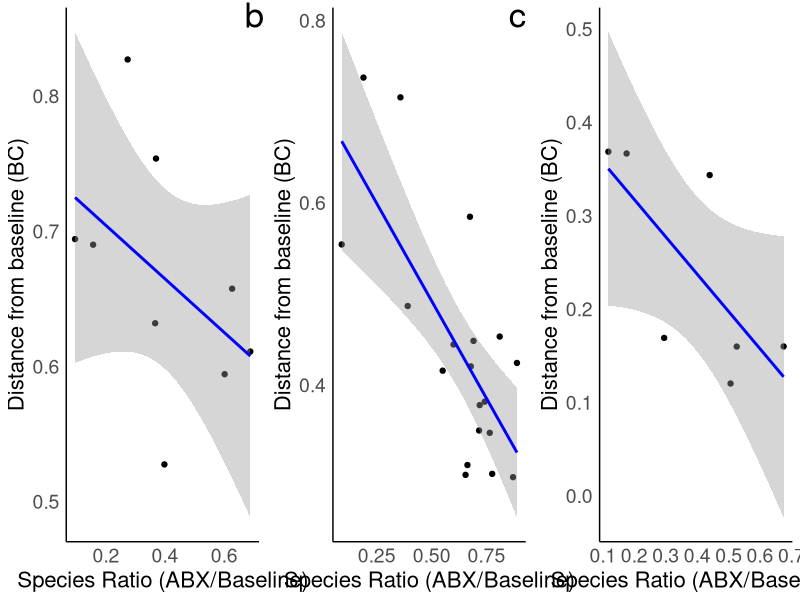
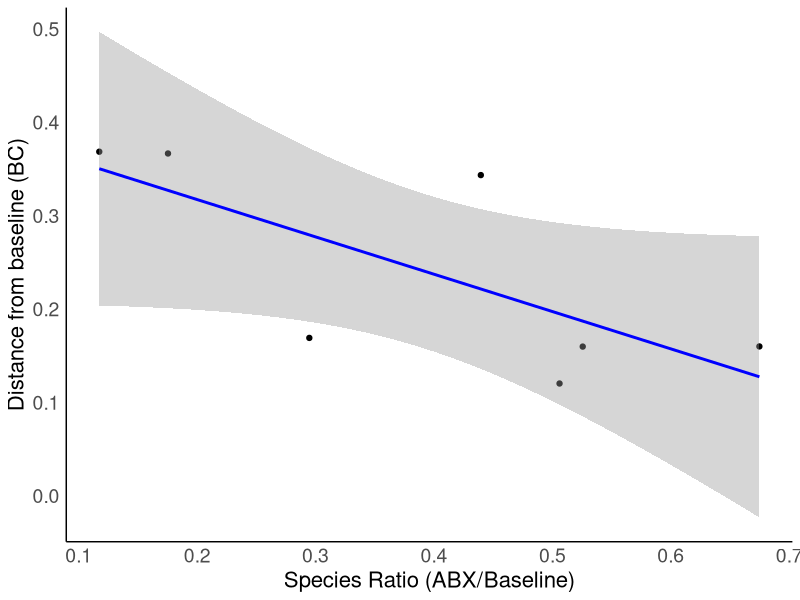
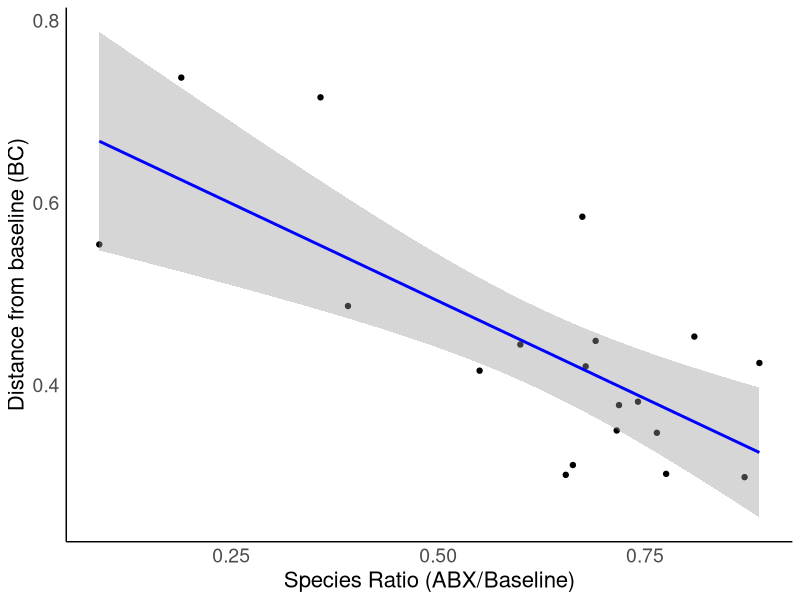
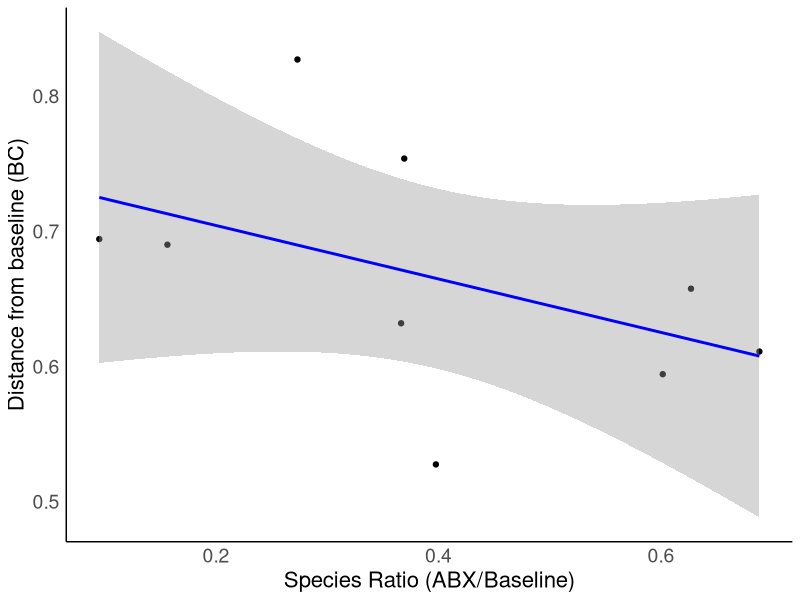

Recreate these plots in R, in order.
library(ggplot2)
library(gridExtra)
library(grid)

# Recovery data
SR_recovery <- c(0.09523809523809523, 0.6268656716417911, 0.6883116883116883,
                  0.36923076923076925, 0.1564625850340136, 0.2732919254658385,
                  0.6015037593984962, 0.39766081871345027, 0.366412213740458)
D_recovery <- c(0.6943919900071144, 0.6576755399645706, 0.6111901462598519,
                0.7539708731053667, 0.6902174936990457, 0.8272625649938046,
                0.5944160123289969, 0.5276614500358653, 0.6321068399629699)

pearson_cor <- cor(SR_recovery, D_recovery, method = "pearson")
print(paste("Pearson correlation coefficient:", pearson_cor))
pearson_test <- cor.test(SR_recovery, D_recovery, method = "pearson")
print(paste("Pearson correlation p-value:", pearson_test$p.value))
spearman_cor <- cor(SR_recovery, D_recovery, method = "spearman")
print(paste("Spearman correlation coefficient:", spearman_cor))
spearman_test <- cor.test(SR_recovery, D_recovery, method = "spearman")
print(paste("Spearman correlation p-value:", spearman_test$p.value))

p_recovery <- ggplot(data = data.frame(SR_recovery, D_recovery),
                     aes(x = SR_recovery, y = D_recovery)) +
  geom_point() +
  geom_smooth(method = "lm", se = TRUE, color = "blue") + 
  theme_minimal() +
  labs(x = "Species Ratio (ABX/Baseline)",
       y = "Distance from baseline (BC)") +
  theme(panel.grid.major = element_blank(),  
        panel.grid.minor = element_blank(),  
        axis.text.x = element_text(size = 14),  
        axis.text.y = element_text(size = 14),  
        axis.title.x = element_text(size = 16), 
        axis.title.y = element_text(size = 16),
        axis.line = element_line(color = "black"))  

# Gut data
SR_gut <- c(0.6541353383458647, 0.7156862745098039, 0.18947368421052632,
            0.6902173913043478, 0.8095238095238095, 0.55, 0.39090909090909093,
            0.6782006920415224, 0.6627218934911243, 0.8881118881118881,
            0.6741573033707865, 0.7184466019417476, 0.7754010695187166,
            0.5992217898832685, 0.7642276422764228, 0.35772357723577236,
            0.8702290076335878, 0.09036144578313253, 0.7413793103448276)
D_gut <- c(0.30173144448480443, 0.35040561811357307, 0.7376195665334787,
           0.4487226056423296, 0.45344472696452354, 0.41603099648867903,
           0.486983896355491, 0.420753117810873, 0.31250756750211894,
           0.4245065988618477, 0.5849376437825402, 0.3782540259111272,
           0.30282116478992616, 0.44472696452355004, 0.34786293740162244,
           0.7159462404649474, 0.29918876377285386, 0.5545465552730355,
           0.38200750696210195)

pearson_cor <- cor(SR_gut, D_gut, method = "pearson")
print(paste("Pearson correlation coefficient:", pearson_cor))
pearson_test <- cor.test(SR_gut, D_gut, method = "pearson")
print(paste("Pearson correlation p-value:", pearson_test$p.value))
spearman_cor <- cor(SR_gut, D_gut, method = "spearman")
print(paste("Spearman correlation coefficient:", spearman_cor))
spearman_test <- cor.test(SR_gut, D_gut, method = "spearman")
print(paste("Spearman correlation p-value:", spearman_test$p.value))

p_gut <- ggplot(data = data.frame(SR_gut, D_gut),
                     aes(x = SR_gut, y = D_gut)) +
  geom_point() +
  geom_smooth(method = "lm", se = TRUE, color = "blue") + 
  theme_minimal() +
  labs(x = "Species Ratio (ABX/Baseline)",
       y = "Distance from baseline (BC)") +
  theme(panel.grid.major = element_blank(),  
        panel.grid.minor = element_blank(),  
        axis.text.x = element_text(size = 14),  
        axis.text.y = element_text(size = 14),  
        axis.title.x = element_text(size = 16), 
        axis.title.y = element_text(size = 16),
        axis.line = element_line(color = "black"))


# Eran Elinav
SR_EE <- c(0.5256064690026954, 0.29473684210526313, 0.5060240963855422,
           0.6747720364741641, 0.17539863325740318, 0.11737089201877934,
           0.43956043956043955)
D_EE <- c(0.16010536698942424, 0.16939780801519388, 0.12058060932661546,
          0.16026549554189046, 0.36687968536859006, 0.36878867001855137,
          0.34374546807050366)

pearson_cor <- cor(SR_EE, D_EE, method = "pearson")
print(paste("Pearson correlation coefficient:", pearson_cor))
pearson_test <- cor.test(SR_EE, D_EE, method = "pearson")
print(paste("Pearson correlation p-value:", pearson_test$p.value))
spearman_cor <- cor(SR_EE, D_EE, method = "spearman")
print(paste("Spearman correlation coefficient:", spearman_cor))
spearman_test <- cor.test(SR_EE, D_EE, method = "spearman")
print(paste("Spearman correlation p-value:", spearman_test$p.value))

#SR_EE <- c(0.5256064690026954, 0.29473684210526313, 0.5060240963855422,
#                 0.6747720364741641, 0.17539863325740318, 0.11737089201877934,
#                 0.43956043956043955)
#D_EE <- c(0.125346312955821, 0.12199793633360434, 0.058553012699553375,
#                0.15991830841886945, 0.3603506527044332, 0.34444141995442606,
#                0.35085440728577094)

#SR_EE <- c(0.5256064690026954, 0.29473684210526313, 0.5060240963855422,
#                 0.6747720364741641, 0.17539863325740318, 0.11737089201877934,
#                 0.43956043956043955)
#D_EE <- c(0.11668415882078054, 0.12853593130626262, 0.10316974213865587,
#                0.13770937602831868, 0.349177554174149, 0.35202704502571475,
#                0.3328157308955728)

p_EE <- ggplot(data = data.frame(SR_EE, D_EE),
                aes(x = SR_EE, y = D_EE)) +
  geom_point() +
  geom_smooth(method = "lm", se = TRUE, color = "blue") + 
  theme_minimal() +
  labs(x = "Species Ratio (ABX/Baseline)",
       y = "Distance from baseline (BC)") +
  theme(panel.grid.major = element_blank(),  
        panel.grid.minor = element_blank(),  
        axis.text.x = element_text(size = 14),  
        axis.text.y = element_text(size = 14),  
        axis.title.x = element_text(size = 16), 
        axis.title.y = element_text(size = 16),
        axis.line = element_line(color = "black"))

grid_layout <- arrangeGrob(p_recovery, p_gut, p_EE, ncol = 3, nrow = 1)

grid.draw(grid_layout)

grid.text("a", x = unit(0.028, "npc") - unit(1, "lines"),
          y = unit(0.975, "npc"), just = "left", gp = gpar(fontsize = 25))
grid.text("b", x = unit(0.358, "npc") - unit(1, "lines"),
          y = unit(0.975, "npc"), just = "left", gp = gpar(fontsize = 25))
grid.text("c", x = unit(0.688, "npc") - unit(1, "lines"),
          y = unit(0.975, "npc"), just = "left", gp = gpar(fontsize = 25))

